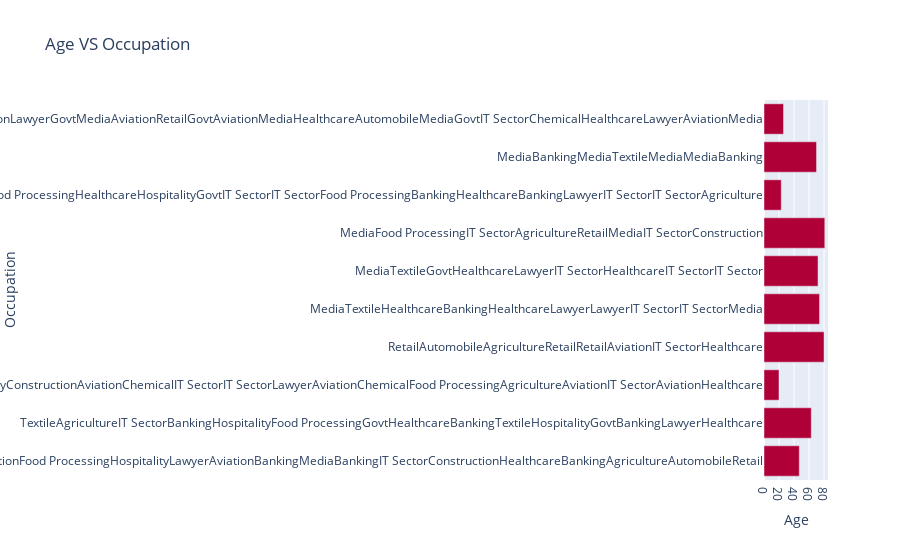

The code cell stored with this chart in its notebook:
### Code cell
age_occup = (
    df.groupby("Age")["Occupation"].sum().sort_values(ascending=False).head(10).reset_index()
)

fig = px.bar(
    age_occup,
    x="Age",
    y="Occupation",
    title="Age VS Occupation",
    color_discrete_sequence=px.colors.qualitative.Dark24_r
)

fig.show()

### Figure 1 — Plotly figure (JSON) as saved in the notebook; plotly's stock layout.template omitted (floating-point values rounded to 4 significant figures)
{"data": [{"hovertemplate": "Age=%{x}<br>Occupation=%{y}<extra></extra>", "legendgroup": "", "marker": {"color": "#AF0038", "pattern": {"shape": ""}}, "name": "", "orientation": "h", "showlegend": false, "textposition": "auto", "type": "bar", "x": [47, 63, 20, 80, 74, 72, 81, 23, 70, 26], "xaxis": "x", "y": ["TextileRetailIT SectorBankingAutomobileHospitalityAviationIT SectorAutomobileAgricultureRetailBankingIT SectorAviationRetailGovtGovtLawyerGovtIT SectorGovtAutomobileIT SectorIT SectorHealthcareLawyerLawyerRetailIT SectorMediaAutomobileConstructionAutomobileAviationChemicalBankingBankingBankingMediaIT SectorGovtRetailHealthcareHealthcareLawyerIT SectorLawyerIT SectorAviationIT SectorHealthcareHospitalityHealthcareAviationBankingAviationHospitalityLawyerAgricultureAgricultureAutomobileMediaAutomobileHospitalityAviationHealthcareGovtAutomobileRetailBankingLawyerConstructionHospitalityHospitalityIT SectorConstructionMediaBankingAutomobileIT SectorChemicalHealthcareHealthcareHospitalityBankingChemicalMediaBankingAutomobileBankingIT SectorIT SectorIT SectorBankingRetailHealthcareRetailIT SectorHospitalityBankingAutomobileAviationChemicalHospitalityHealthcareHospitalityTextileMediaBankingMediaConstructionIT SectorConstructionHospitalityChemicalConstructionIT SectorHospitalityHospitalityAviationIT SectorMediaLawyerAviationAviationBankingHospitalityAviationHealthcareBankingIT SectorAgricultureRetailAviationAviationAutomobileHospitalityHealthcareHealthcareGovtHealthcareAviationRetailBankingAviationIT SectorIT SectorIT SectorRetailIT SectorGovtIT SectorHealthcareRetailLawyerBankingFood ProcessingMediaLawyerAviationLawyerHealthcareIT SectorGovtMediaMediaAviationHealthcareAutomobileIT SectorAviationMediaRetailRetailBankingIT SectorConstructionIT SectorHealthcareIT SectorIT SectorAviationConstructionHealthcareGovtRetailHospitalityLawyerBankingHealthcareHospitalityGovtRetailGovtIT SectorAviationFood ProcessingHospitalityLawyerAviationBankingMediaBankingIT SectorConstructionHealthcareBankingAgricultureAutomobileRetail", "TextileAgricultureIT SectorBankingHospitalityFood ProcessingGovtHealthcareBankingTextileHospitalityGovtBankingLawyerHealthcare", "RetailIT SectorAviationMediaConstructionHealthcareHealthcareAviationHealthcareIT SectorFood ProcessingBankingFood ProcessingHealthcareMediaHealthcareTextileFood ProcessingGovtHealthcareIT SectorLawyerFood ProcessingIT SectorHospitalityFood ProcessingAviationTextileGovtIT SectorGovtIT SectorBankingRetailHealthcareHealthcareHealthcareChemicalIT SectorHospitalityAutomobileBankingAviationHealthcareTextileHospitalityChemicalHealthcareLawyerGovtIT SectorGovtGovtAviationIT SectorGovtHealthcareHospitalityLawyerBankingAviationAviationGovtIT SectorTextileIT SectorBankingAviationAviationHospitalityChemicalHospitalityHealthcareIT SectorHospitalityAgricultureAutomobileIT SectorChemicalRetailBankingBankingRetailAviationBankingAgricultureIT SectorHealthcareGovtHealthcareAgricultureMediaHospitalityAviationAviationGovtGovtMediaBankingBankingAviationRetailTextileTextileAgricultureIT SectorAutomobileChemicalAviationAgricultureHospitalityGovtMediaAutomobileGovtHealthcareMediaIT SectorTextileBankingMediaHospitalityBankingBankingChemicalAviationAviationHealthcareAutomobileGovtAviationAutomobileLawyerLawyerLawyerHospitalityMediaLawyerHospitalityBankingBankingHealthcareTextileHealthcareTextileTextileAutomobileHealthcareIT SectorLawyerAutomobileAutomobileHealthcareConstructionTextileGovtGovtMediaConstructionIT SectorHealthcareHealthcareAviationHealthcareGovtRetailRetailBankingIT SectorHospitalityHealthcareTextileGovtIT SectorAviationHealthcareChemicalHealthcareHealthcareAgricultureAutomobileIT SectorAviationAutomobileAutomobileAgricultureAviationAutomobileRetailRetailIT SectorChemicalGovtGovtAutomobileAgricultureHealthcareAviationBankingGovtAgricultureIT SectorAviationBankingBankingAviationBankingIT SectorAviationIT SectorHealthcareHealthcareHealthcareChemicalFood ProcessingRetailGovtIT SectorAgricultureHealthcareChemicalLawyerAviationRetailHospitalityIT SectorLawyerAviationConstructionRetailAviationAviationLawyerHealthcareBankingAviationTextileHospitalityConstructionAviationChemicalIT SectorIT SectorLawyerAviationChemicalFood ProcessingAgricultureAviationIT SectorAviationHealthcare", "RetailAutomobileAgricultureRetailRetailAviationIT SectorHealthcare", "MediaTextileHealthcareBankingHealthcareLawyerLawyerIT SectorIT SectorMedia", "MediaTextileGovtHealthcareLawyerIT SectorHealthcareIT SectorIT Sector", "MediaFood ProcessingIT SectorAgricultureRetailMediaIT SectorConstruction", "MediaConstructionHospitalityHealthcareBankingBankingHealthcareHealthcareHealthcareHealthcareIT SectorIT SectorChemicalLawyerRetailBankingGovtIT SectorMediaAutomobileGovtAutomobileHealthcareRetailChemicalAviationChemicalRetailAutomobileIT SectorAviationBankingAutomobileChemicalAviationBankingGovtHealthcareIT SectorTextileGovtAviationHealthcareHospitalityAutomobileMediaGovtHospitalityFood ProcessingAviationGovtTextileHealthcareChemicalAutomobileBankingGovtLawyerIT SectorBankingConstructionHospitalityAviationAviationHospitalityBankingAviationTextileIT SectorIT SectorIT SectorGovtChemicalHealthcareIT SectorAutomobileIT SectorHospitalityTextileGovtIT SectorIT SectorAviationRetailGovtAutomobileTextileGovtHospitalityRetailHospitalityChemicalAutomobileAutomobileHealthcareIT SectorHospitalityIT SectorAviationAviationGovtAviationGovtIT SectorAutomobileHealthcareAviationAviationAviationBankingGovtChemicalChemicalBankingChemicalHealthcareHospitalityGovtConstructionBankingHealthcareFood ProcessingHealthcareBankingGovtHealthcareBankingLawyerFood ProcessingAutomobileBankingBankingHealthcareGovtTextileBankingIT SectorAutomobileBankingMediaAviationHealthcareHospitalityHospitalityBankingAviationHealthcareFood ProcessingHealthcareGovtIT SectorHealthcareTextileHealthcareAviationIT SectorIT SectorHospitalityChemicalAutomobileGovtBankingTextileChemicalGovtGovtHealthcareMediaBankingBankingGovtTextileAviationAviationRetailRetailGovtBankingFood ProcessingLawyerIT SectorConstructionLawyerMediaBankingAgricultureMediaHealthcareAgricultureMediaRetailAutomobileLawyerHealthcareConstructionIT SectorAviationGovtAutomobileAviationAviationAgricultureHealthcareAviationHealthcareAviationFood ProcessingIT SectorAviationGovtGovtTextileIT SectorAutomobileIT SectorTextileHealthcareAutomobileConstructionFood ProcessingHealthcareHospitalityGovtIT SectorIT SectorFood ProcessingBankingHealthcareBankingLawyerIT SectorIT SectorAgriculture", "MediaBankingMediaTextileMediaMediaBanking", "MediaAutomobileHospitalityIT SectorBankingRetailChemicalIT SectorChemicalChemicalAviationAviationBankingHospitalityHealthcareMediaConstructionMediaBankingHospitalityIT SectorIT SectorHospitalityFood ProcessingChemicalAutomobileChemicalAviationFood ProcessingChemicalIT SectorMediaMediaGovtHealthcareIT SectorIT SectorHealthcareAviationHealthcareAviationHospitalityBankingBankingAutomobileRetailBankingAviationHealthcareAviationAgricultureRetailFood ProcessingAviationHealthcareHealthcareGovtIT SectorBankingChemicalFood ProcessingGovtConstructionLawyerGovtAviationIT SectorHealthcareRetailHealthcareRetailHealthcareMediaHealthcareGovtAviationAutomobileChemicalGovtBankingAviationHealthcareRetailAviationConstructionAviationIT SectorAviationRetailHealthcareConstructionAviationGovtIT SectorConstructionBankingAviationGovtAutomobileAviationMediaAviationAviationChemicalIT SectorHospitalityConstructionLawyerHospitalityIT SectorTextileGovtGovtIT SectorAviationAviationHealthcareLawyerAutomobileRetailAviationHealthcareGovtAutomobileHealthcareHospitalityIT SectorIT SectorIT SectorConstructionChemicalAviationGovtTextileAviationMediaIT SectorAviationIT SectorIT SectorHealthcareHealthcareAutomobileGovtIT SectorGovtAgricultureTextileFood ProcessingMediaAutomobileGovtAviationGovtBankingAviationGovtAutomobileHealthcareMediaLawyerBankingGovtGovtGovtHospitalityAgricultureGovtGovtMediaAutomobileTextileAviationConstructionHealthcareHealthcareFood ProcessingGovtIT SectorMediaAutomobileAutomobileIT SectorIT SectorLawyerHealthcareGovtHospitalityMediaLawyerAviationGovtHealthcareHealthcareBankingAviationConstructionFood ProcessingChemicalHospitalityFood ProcessingIT SectorLawyerHealthcareIT SectorTextileHospitalityFood ProcessingFood ProcessingIT SectorBankingHealthcareAviationLawyerHealthcareBankingIT SectorIT SectorBankingAutomobileHealthcareAutomobileAutomobileAviationLawyerHospitalityBankingHospitalityGovtIT SectorChemicalLawyerChemicalBankingHealthcareLawyerBankingChemicalGovtGovtIT SectorHealthcareHospitalityHealthcareChemicalHealthcareHealthcareRetailGovtIT SectorAviationHealthcareLawyerFood ProcessingHealthcareAviationMediaLawyerIT SectorAviationBankingAutomobileMediaAviationMediaHealthcareFood ProcessingIT SectorFood ProcessingAviationHealthcareIT SectorConstructionAviationAviationHospitalityMediaMediaIT SectorFood ProcessingHospitalityBankingBankingBankingHospitalityBankingMediaBankingRetailGovtIT SectorHealthcareBankingGovtAviationIT SectorFood ProcessingBankingIT SectorHealthcareBankingAutomobileAviationAviationHealthcareHospitalityFood ProcessingHospitalityGovtAgricultureBankingHealthcareAviationChemicalAutomobileHospitalityBankingChemicalChemicalConstructionRetailFood ProcessingRetailAutomobileChemicalMediaHealthcareLawyerAviationGovtGovtChemicalGovtLawyerIT SectorRetailAviationMediaIT SectorHealthcareMediaIT SectorMediaChemicalConstructionLawyerIT SectorIT SectorAgricultureHealthcareGovtHealthcareAviationFood ProcessingHealthcareFood ProcessingIT SectorAviationTextileHealthcareIT SectorConstructionAviationRetailGovtGovtGovtAutomobileRetailRetailAutomobileMediaHealthcareBankingRetailIT SectorAviationRetailHospitalityTextileHealthcareIT SectorTextileBankingHealthcareHealthcareLawyerGovtIT SectorBankingConstructionHealthcareIT SectorHospitalityAutomobileHealthcareAutomobileChemicalIT SectorLawyerHealthcareAviationGovtTextileFood ProcessingConstructionHospitalityHealthcareLawyerIT SectorHospitalityHospitalityIT SectorAviationAviationIT SectorGovtIT SectorAviationIT SectorAgricultureMediaLawyerHospitalityRetailAviationAutomobileAviationAutomobileRetailMediaMediaMediaTextileAviationHealthcareMediaFood ProcessingIT SectorIT SectorGovtHealthcareHealthcareHealthcareRetailIT SectorAviationIT SectorGovtHospitalityAgricultureMediaBankingIT SectorLawyerConstructionAviationAviationConstructionIT SectorIT SectorBankingTextileTextileFood ProcessingIT SectorHospitalityHospitalityAutomobileHospitalityAviationMediaRetailAgricultureAviationAviationLawyerGovtMediaAviationRetailGovtAviationMediaHealthcareAutomobileMediaGovtIT SectorChemicalHealthcareLawyerAviationMedia"], "yaxis": "y"}], "layout": {"barmode": "relative", "legend": {"tracegroupgap": 0}, "title": {"text": "Age VS Occupation"}, "xaxis": {"anchor": "y", "domain": [0, 1], "title": {"text": "Age"}}, "yaxis": {"anchor": "x", "domain": [0, 1], "title": {"text": "Occupation"}}}}
